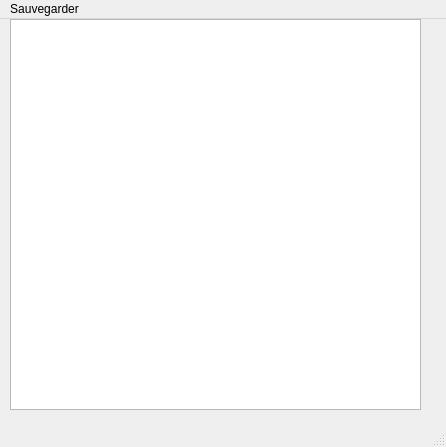
<?xml version="1.0" encoding="UTF-8"?>
<ui version="4.0">
 <class>MainWindow</class>
 <widget class="QMainWindow" name="MainWindow">
  <property name="geometry">
   <rect>
    <x>0</x>
    <y>0</y>
    <width>446</width>
    <height>447</height>
   </rect>
  </property>
  <property name="windowTitle">
   <string>Network Rules</string>
  </property>
  <widget class="QWidget" name="centralwidget">
   <widget class="QPlainTextEdit" name="plainTextEdit">
    <property name="geometry">
     <rect>
      <x>10</x>
      <y>0</y>
      <width>411</width>
      <height>391</height>
     </rect>
    </property>
    <property name="font">
     <font>
      <pointsize>20</pointsize>
      <weight>75</weight>
      <bold>true</bold>
     </font>
    </property>
   </widget>
  </widget>
  <widget class="QStatusBar" name="statusbar"/>
  <widget class="QMenuBar" name="menuBar">
   <property name="geometry">
    <rect>
     <x>0</x>
     <y>0</y>
     <width>446</width>
     <height>30</height>
    </rect>
   </property>
   <widget class="QMenu" name="menuSauvegarder">
    <property name="title">
     <string>Sauvegarder</string>
    </property>
    <addaction name="actionSave"/>
   </widget>
   <addaction name="menuSauvegarder"/>
  </widget>
  <action name="actionOuvrir">
   <property name="text">
    <string>Ouvrir</string>
   </property>
  </action>
  <action name="actionSauvegarder">
   <property name="text">
    <string>Sauvegarder</string>
   </property>
  </action>
  <action name="actionNouvelles_Notes">
   <property name="text">
    <string>New</string>
   </property>
  </action>
  <action name="actionOpen">
   <property name="text">
    <string>Open</string>
   </property>
  </action>
  <action name="actionSave">
   <property name="text">
    <string>Save</string>
   </property>
  </action>
 </widget>
 <resources/>
 <connections/>
</ui>
